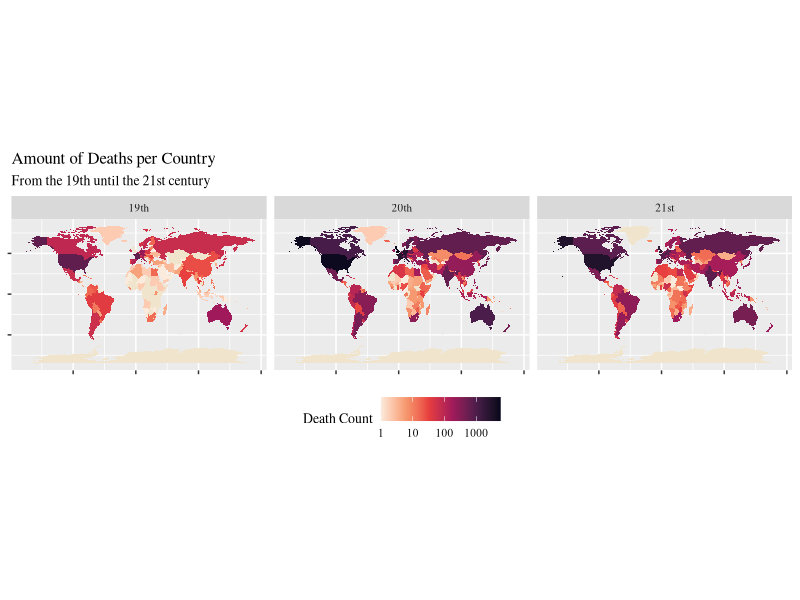
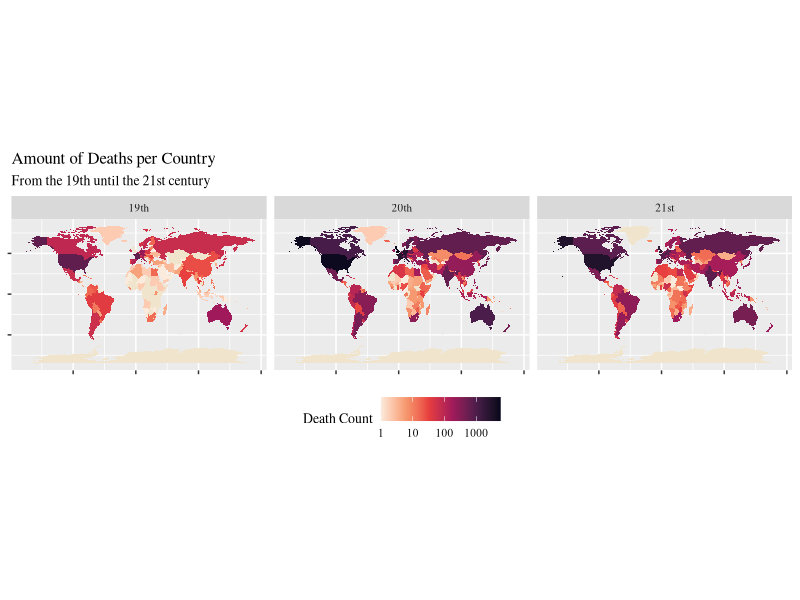

The R script that drew these images, in order:
### Script Plotting the Map ###

#Import tidyverse and maps and reading in the data
library(tidyverse)
library(maps)

coordinates <- map_data("world")
data <- read_csv('Results/deathcount.csv')

# Filter and combine datasets 
coordinates_expanded <- coordinates |>
  expand_grid(century = c(19, 20, 21))
data_mapping <- data |>
  right_join(coordinates_expanded, by = c('region', 'century')) |>
  group_by(century) |>
  #Create a relative death count per century
  mutate(rel_deathcount = deathcount / sum(deathcount, na.rm = TRUE)) |>
  mutate(
    #Remove NA values and rename the centuries
    deathcount = replace_na(deathcount, 0),
    rel_deathcount = replace_na(rel_deathcount, 0),
    century = case_match(century,
      19 ~ "19th",
      20 ~ "20th",
      21 ~ "21st"
    ))

#Plot the figure
ggplot(data = data_mapping) +
  aes(x=long, y =lat, fill = deathcount, map_id = region) +
  geom_map(map = data_mapping) + 
  #Remove labels on axes
  scale_x_continuous(labels = NULL) +
  scale_y_continuous(labels = NULL) +
  labs(x = NULL, y = NULL) +
  #Formatting the plot
  scale_fill_viridis_c(name = 'Death Count', option = 'rocket', trans = "log10", na.value = '#f0e4ccff', 
    guide = guide_colorbar(position = "bottom"), direction = -1) +
  ggtitle('Amount of Deaths per Country', 'From the 19th until the 21st century')+
  theme(text = element_text(size = 10, family = 'serif'))+
  coord_fixed(1.3) +
  #Adding all maps to the figure
  facet_wrap('century', ncol = 3)

ggsave('map_plot.pdf', height = 8, width = 19, units = "cm")
